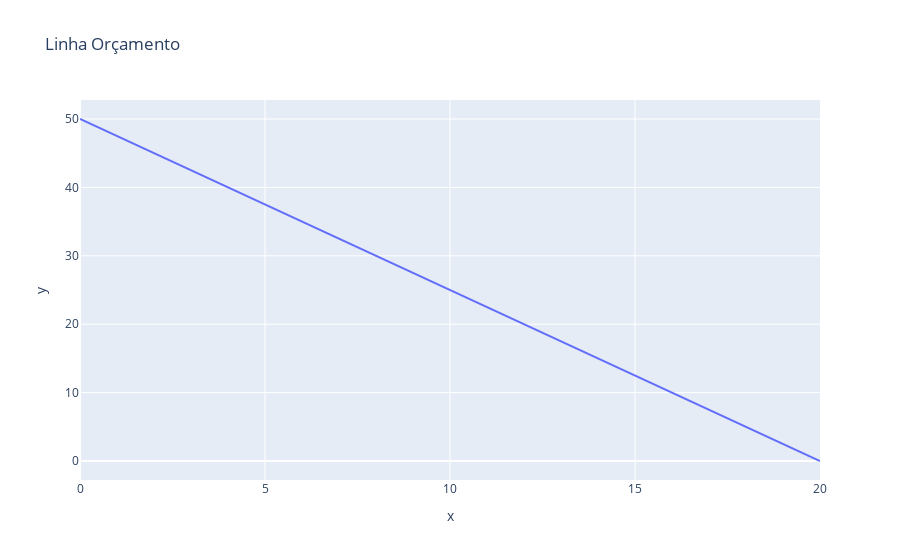

This figure's notebook cell:
### Code cell
fig =plot.line(x= lista_qtd_x, y= lista_qtd_y, title= "Linha Orçamento")
fig.show()

### Figure 1 — Plotly figure (JSON) as saved in the notebook; plotly's stock layout.template omitted (floating-point values rounded to 4 significant figures)
{"data": [{"hovertemplate": "x=%{x}<br>y=%{y}<extra></extra>", "legendgroup": "", "line": {"color": "#636efa", "dash": "solid"}, "marker": {"symbol": "circle"}, "mode": "lines", "name": "", "orientation": "v", "showlegend": false, "type": "scatter", "x": [0, 2, 4, 6, 8, 10, 12, 14, 16, 18, 20], "xaxis": "x", "y": [50, 45, 40, 35, 30, 25, 20, 15, 10, 5, 0], "yaxis": "y"}], "layout": {"legend": {"tracegroupgap": 0}, "title": {"text": "Linha Orçamento"}, "xaxis": {"anchor": "y", "domain": [0, 1], "title": {"text": "x"}}, "yaxis": {"anchor": "x", "domain": [0, 1], "title": {"text": "y"}}}}
